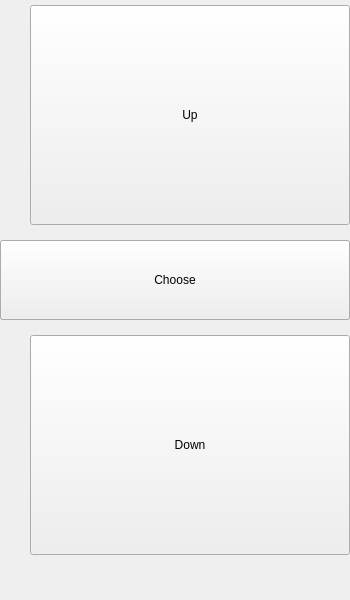
<?xml version="1.0" encoding="UTF-8"?>
<ui version="4.0">
 <class>SlideBox1</class>
 <widget class="QWidget" name="SlideBox1">
  <property name="geometry">
   <rect>
    <x>0</x>
    <y>0</y>
    <width>350</width>
    <height>600</height>
   </rect>
  </property>
  <property name="minimumSize">
   <size>
    <width>350</width>
    <height>600</height>
   </size>
  </property>
  <property name="windowTitle">
   <string>Form</string>
  </property>
  <widget class="QPushButton" name="fakeButton1">
   <property name="geometry">
    <rect>
     <x>50</x>
     <y>20</y>
     <width>300</width>
     <height>50</height>
    </rect>
   </property>
   <property name="text">
    <string>PushButton1</string>
   </property>
  </widget>
  <widget class="QPushButton" name="fakeButton2">
   <property name="geometry">
    <rect>
     <x>50</x>
     <y>90</y>
     <width>300</width>
     <height>50</height>
    </rect>
   </property>
   <property name="text">
    <string>PushButton2</string>
   </property>
  </widget>
  <widget class="QPushButton" name="fakeButton3">
   <property name="geometry">
    <rect>
     <x>50</x>
     <y>160</y>
     <width>300</width>
     <height>50</height>
    </rect>
   </property>
   <property name="text">
    <string>PushButton3</string>
   </property>
  </widget>
  <widget class="QPushButton" name="fakeButton4">
   <property name="geometry">
    <rect>
     <x>0</x>
     <y>240</y>
     <width>350</width>
     <height>80</height>
    </rect>
   </property>
   <property name="text">
    <string>PushButton4</string>
   </property>
  </widget>
  <widget class="QPushButton" name="fakeButton5">
   <property name="geometry">
    <rect>
     <x>50</x>
     <y>350</y>
     <width>300</width>
     <height>50</height>
    </rect>
   </property>
   <property name="text">
    <string>PushButton5</string>
   </property>
  </widget>
  <widget class="QPushButton" name="fakeButton6">
   <property name="geometry">
    <rect>
     <x>50</x>
     <y>420</y>
     <width>300</width>
     <height>50</height>
    </rect>
   </property>
   <property name="text">
    <string>PushButton6</string>
   </property>
  </widget>
  <widget class="QPushButton" name="fakeButton7">
   <property name="geometry">
    <rect>
     <x>50</x>
     <y>490</y>
     <width>300</width>
     <height>50</height>
    </rect>
   </property>
   <property name="text">
    <string>PushButton7</string>
   </property>
  </widget>
  <widget class="QPushButton" name="upPage">
   <property name="geometry">
    <rect>
     <x>30</x>
     <y>5</y>
     <width>320</width>
     <height>220</height>
    </rect>
   </property>
   <property name="text">
    <string>Up</string>
   </property>
  </widget>
  <widget class="QPushButton" name="downPage">
   <property name="geometry">
    <rect>
     <x>30</x>
     <y>335</y>
     <width>320</width>
     <height>220</height>
    </rect>
   </property>
   <property name="text">
    <string>Down</string>
   </property>
  </widget>
  <widget class="QPushButton" name="chooseButton">
   <property name="geometry">
    <rect>
     <x>0</x>
     <y>240</y>
     <width>350</width>
     <height>80</height>
    </rect>
   </property>
   <property name="text">
    <string>Choose</string>
   </property>
  </widget>
 </widget>
 <resources/>
 <connections/>
</ui>
